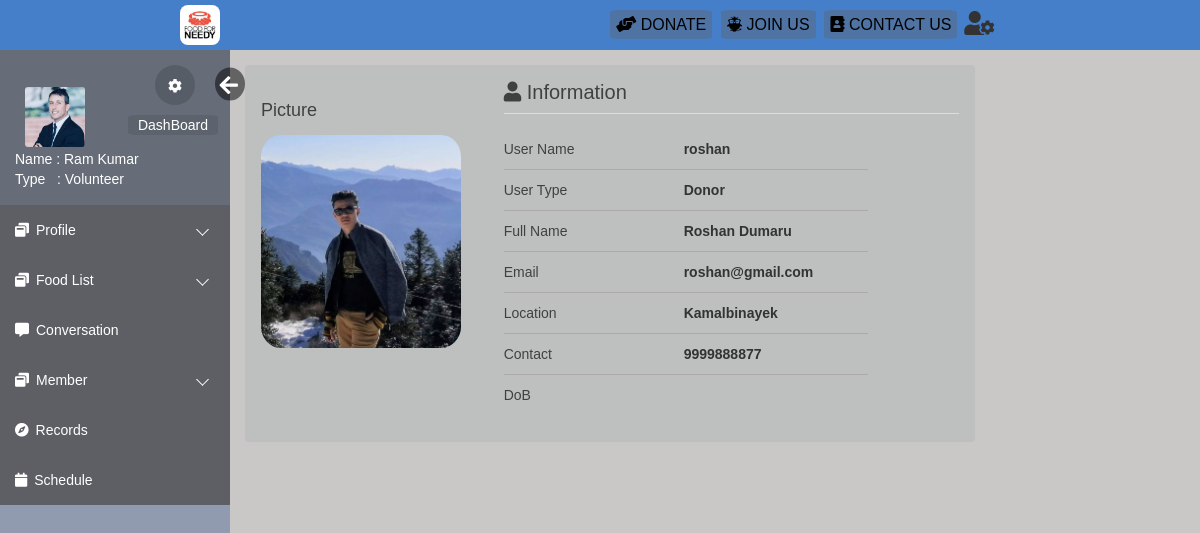
Before: /html/viewprofile.php?view=roshan (signed in) with the older database file.
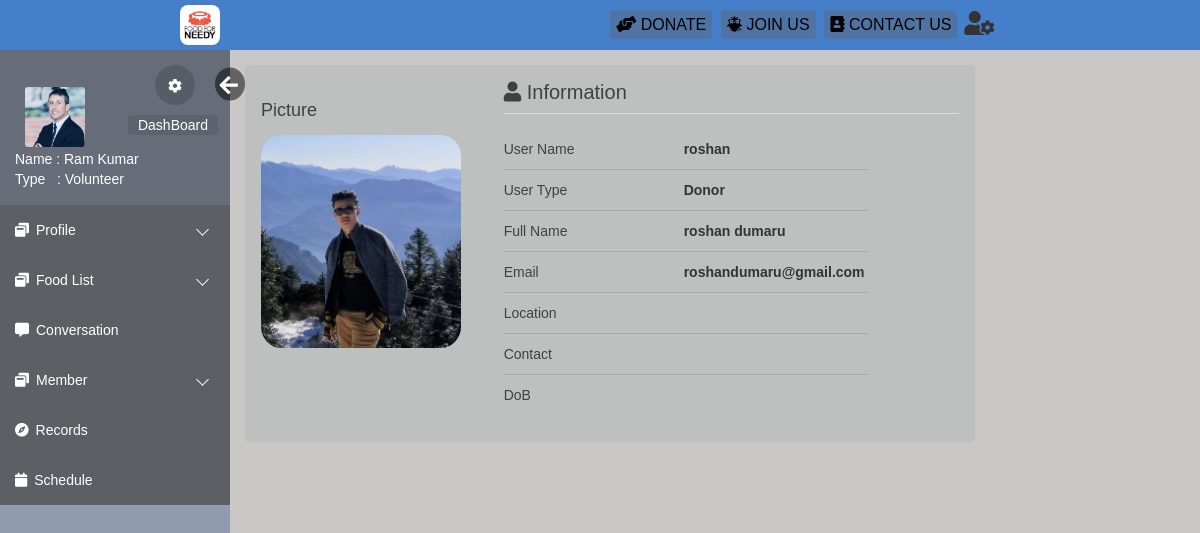
After: the same page with the newer database file.
### tables this page shows
CREATE TABLE `register` (
  `reg_id` int(10) UNSIGNED NOT NULL,
  `username` varchar(20) NOT NULL,
  `pic` varchar(255) DEFAULT NULL,
  `user_type` varchar(20) DEFAULT NULL,
  `firstname` varchar(20) NOT NULL,
  `lastname` varchar(20) NOT NULL,
  `email` varchar(40) DEFAULT NULL,
  `location` varchar(30) DEFAULT NULL,
  `contact` text DEFAULT NULL COMMENT 'Contact No',
  `dob` date DEFAULT NULL,
  `created_at` timestamp NOT NULL DEFAULT current_timestamp(),
  `updated_at` datetime DEFAULT NULL ON UPDATE current_timestamp(),
  `password` varchar(40) NOT NULL,
  `secret_key` varchar(6) DEFAULT NULL,
  `verified` tinyint(1) NOT NULL DEFAULT 0,
  `verifiedby_id` int(6) NOT NULL DEFAULT 0 COMMENT 'Verified By',
  `remark` varchar(50) DEFAULT NULL,
  `status` tinyint(4) DEFAULT 1,
  `code` varchar(10) DEFAULT NULL
);

### html/viewprofile.php (the view, shortened to what this page needs)
<?php
$view_user= @$_GET['view'];
?>
<!DOCTYPE html>
<html lang="en">
<head>
    <link rel="stylesheet" href="https://maxcdn.bootstrapcdn.com/bootstrap/3.3.6/css/bootstrap.min.css">
    <link rel="stylesheet" href="https://maxcdn.bootstrapcdn.com/font-awesome/4.6.3/css/font-awesome.min.css">
    <link rel="stylesheet" href="css/loginindex.css">
    <link rel="stylesheet" href="css/editprofile.css">
    <link rel="stylesheet" href="css/index.css">
    <link rel="stylesheet" href="https://use.fontawesome.com/releases/v5.3.1/css/all.css">
</head>
<body>
    <div class="body_wrapper">
        <div class="container">
            <div class="col-md-8 col-sm-9">
                <div class="panel profile-panel">
                    <div class="panel-body">
                        <div class="row">
                            <div class="col-md-4">
                                <div class="profile-details">
                                    <?php
   $sql = "SELECT * from `register` WHERE `username`='$view_user'";
   require_once("DBConnect.php");
   $result = mysqli_query($conn, $sql);
   $row = mysqli_fetch_assoc($result);
    ?>
                                    <h2>Picture</h2>
                                    <img id="outputs" src="files/<?php if($row["pic"]==null){echo 'user.png';}else{ echo $row["pic"];}?>" width="200" style="border-radius:10%">
                                </div>
                            </div>
                            <div class="col-md-8">
                                <div class="profile-block">
                                    <header class="profile-header">
                                        <h2><i class="fa fa-user"></i> Information</h2>
                                    </header>
                                    <div class="profile-body">
                                        <div class="profile-view">
                                        <dl class="dl-horizontal">
                                                <dt>User Name</dt>
                                                <dd><strong><?php echo $row["username"];?></strong></dd>
                                            </dl>
                                            <hr class="blackLine">
                                            <dl class="dl-horizontal">
                                                <dt>User Type</dt>
                                                <dd><strong><?php echo $row["user_type"];?></strong></dd>
                                            </dl>
                                            <hr class="blackLine">
                                            <dl class="dl-horizontal">
                                                <dt>Full Name</dt>
                                                <dd><strong><?php echo $row["firstname"]." ".$row["lastname"];?></strong></dd>
                                            </dl>
                                            <hr class="blackLine">
                                            <dl class="dl-horizontal">
                                                <dt>Email</dt>
                                                <dd><strong><?php echo $row["email"];?></strong></dd>
                                            </dl>
                                            <hr class="blackLine">
                                            <dl class="dl-horizontal">
                                                <dt>Location</dt>
                                                <dd><strong><?php echo $row["location"];?></strong></dd>
                                            </dl>
                                            <hr class="blackLine">
                                            <dl class="dl-horizontal">
                                                <dt>Contact</dt>
                                                <dd><strong><?php echo $row["contact"];?></strong></dd>
                                            </dl>
                                            <hr class="blackLine">
                                            <dl class="dl-horizontal">
                                                <dt>DoB</dt>
                                                <dd><strong><?php echo $row["dob"];?></strong></dd>
                                            </dl>
                                        </div>
                                    </div>
                                </div>
                            </div>
                        </div>
                    </div>
                </div>
            </div>
        </div>
    </div>
</body>
</html>

Changed rows visible on the page:
changed register "roshan": firstname "Roshan" → "roshan"; lastname "Dumaru" → "dumaru"; email "roshan@gmail.com" → "roshandumaru@gmail.com"; location "Kamalbinayek" → (not shown); contact "9999888877" → (not shown)
